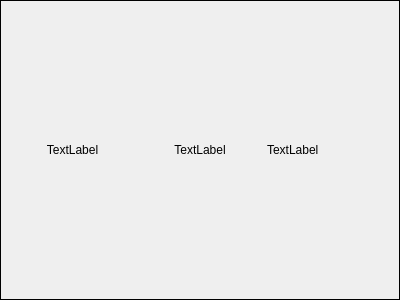
<?xml version="1.0" encoding="UTF-8"?>
<ui version="4.0">
 <class>ElementalLabel</class>
 <widget class="QFrame" name="ElementalLabel">
  <property name="geometry">
   <rect>
    <x>0</x>
    <y>0</y>
    <width>400</width>
    <height>300</height>
   </rect>
  </property>
  <property name="windowTitle">
   <string>Form</string>
  </property>
  <property name="frameShape">
   <enum>QFrame::Box</enum>
  </property>
  <layout class="QHBoxLayout" name="horizontalLayout">
   <item>
    <widget class="QLabel" name="signLabel">
     <property name="text">
      <string>TextLabel</string>
     </property>
     <property name="alignment">
      <set>Qt::AlignCenter</set>
     </property>
     <property name="wordWrap">
      <bool>false</bool>
     </property>
    </widget>
   </item>
   <item>
    <widget class="QLabel" name="iconLabel">
     <property name="text">
      <string>TextLabel</string>
     </property>
     <property name="alignment">
      <set>Qt::AlignCenter</set>
     </property>
    </widget>
   </item>
   <item>
    <widget class="QLabel" name="elementalName">
     <property name="text">
      <string>TextLabel</string>
     </property>
    </widget>
   </item>
  </layout>
 </widget>
 <resources/>
 <connections/>
</ui>
